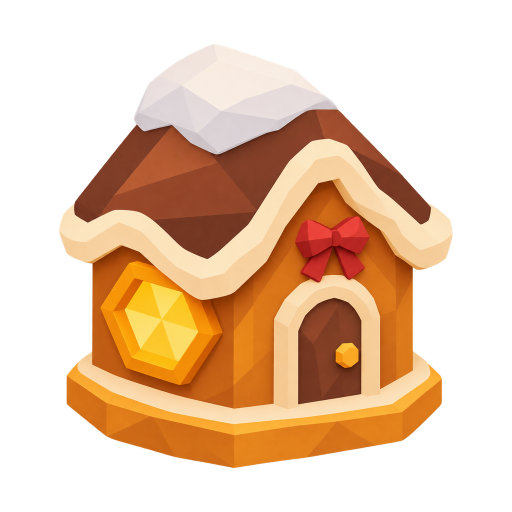
#> input picture design/art/winter-decor-v7/deco_winter_gingerbread_house.png, 1024 x 1024 px (shown at 1/2 size)
$ python -i package.py   (imports and definitions only)
#> lines starting #> are read from the running program, lines starting #| are printed output that depends on the picture
from pathlib import Path
from PIL import Image, ImageDraw, ImageFont, ImageChops
import json, shutil
P=Path(__file__).resolve().parent
R=P.parent.parent
# [1 line that did not run here, left out]
# [1 line not run here, left out]
def fit(path):
    im=Image.open(path).convert('RGBA')
    box=im.getchannel('A').point(lambda a:255 if a>128 else 0).getbbox()
    assert box
    im=im.crop((max(0,box[0]-8),max(0,box[1]-8),min(im.width,box[2]+8),min(im.height,box[3]+8)))
    im.thumbnail((860,860),Image.Resampling.LANCZOS)
    if max(im.size)<850:
        scale=min(860/im.width,860/im.height)
        im=im.resize((round(im.width*scale),round(im.height*scale)),Image.Resampling.LANCZOS)
    out=Image.new('RGBA',(1024,1024))
    out.alpha_composite(im,((1024-im.width)//2,(1024-im.height)//2))
    return out
checks={}
# [10 lines not run here, left out]
font=ImageFont.truetype(str(R/'outputs/hive-run/assets/Nunito-ExtraBold.ttf'),28)
small=ImageFont.truetype(str(R/'outputs/hive-run/assets/Nunito-Bold.ttf'),21)
board=Image.new('RGB',(1600,1120),'#FFF6E3');d=ImageDraw.Draw(board)
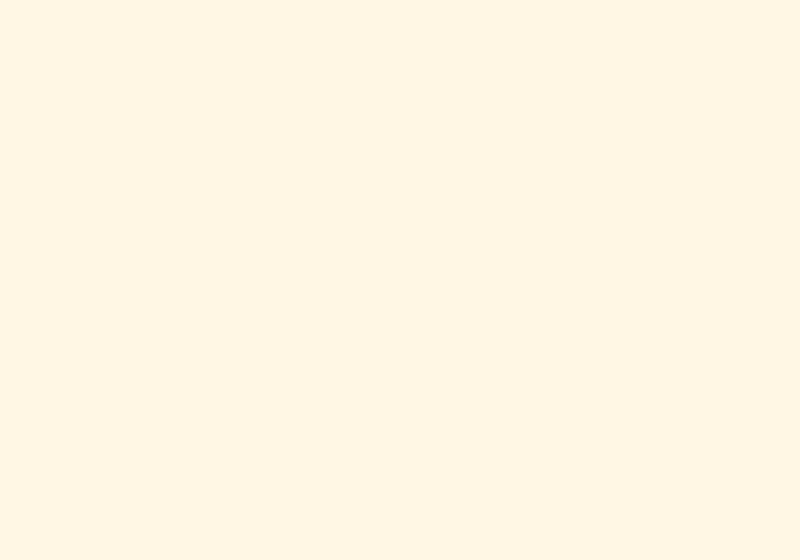
#> board: PIL image 1600x1120 RGB (shown at 1/2 size); mean R, G, B 255, 246, 227
# [2 lines not run here, left out]
items=[('deco_winter_mailbox','deco_winter_mailbox.png','Почтовый ящик'),('deco_winter_gingerbread_house','deco_winter_gingerbread_house.png','Домик')]
# [27 lines not run here, left out]

>>> result = fit('deco_winter_gingerbread_house.png')
#> in fit, im is the input picture: PIL image 1024x1024 RGBA; mean R, G, B, A 96.9, 65.9, 39.9, 116.7
#> in fit, `box=im.getchannel('A').point(lambda a:255 if a>128 else 0).getbbox()`: box = (118, 88, 905, 936)
#> in fit, `im=im.crop((max(0,box[0]-8),max(0,box[1]-8),min(im.width,box[2]+8),min..`:
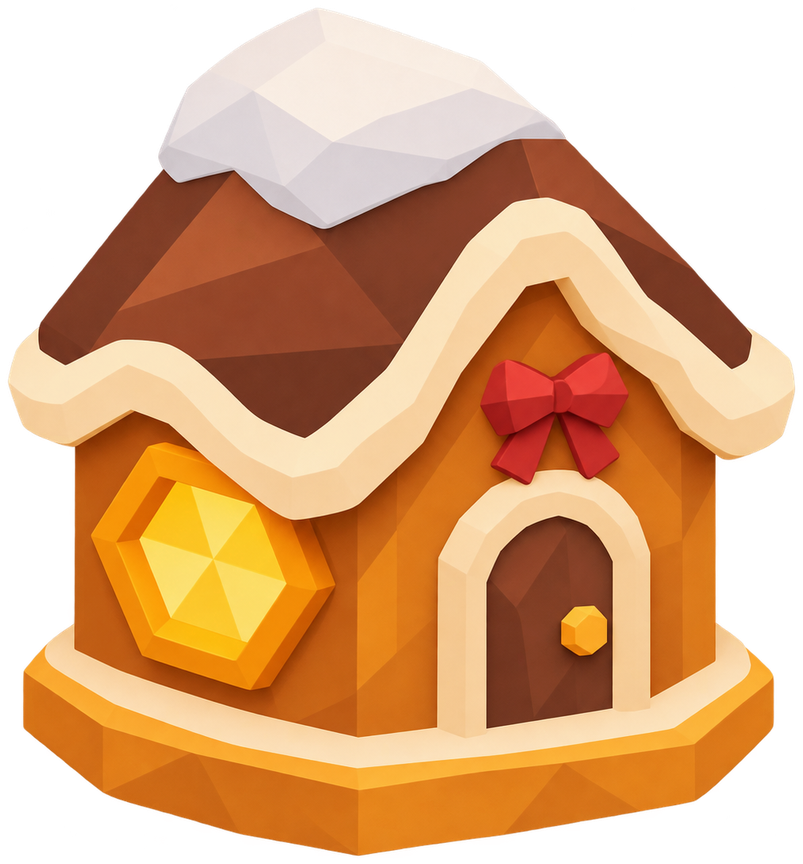
#> im: PIL image 803x864 RGBA; mean R, G, B, A 146.4, 99.7, 60.2, 176.4; transparent parts drawn white
#> in fit, `out=Image.new('RGBA',(1024,1024))`: out: PIL image 1024x1024 RGBA; every value is 0
#> in fit, `out.alpha_composite(im,((1024-im.width)//2,(1024-im.height)//2))`:
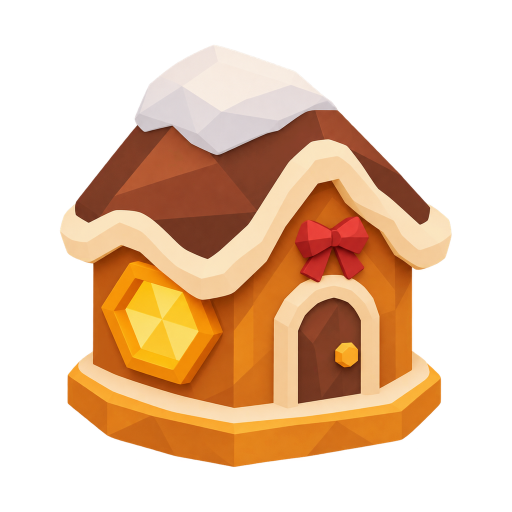
#> out: PIL image 1024x1024 RGBA (shown at 1/2 size); mean R, G, B, A 95.6, 65, 39.4, 115.6; transparent parts drawn white

$ run again, on design/art/winter-decor-v7/deco_winter_mailbox.webp
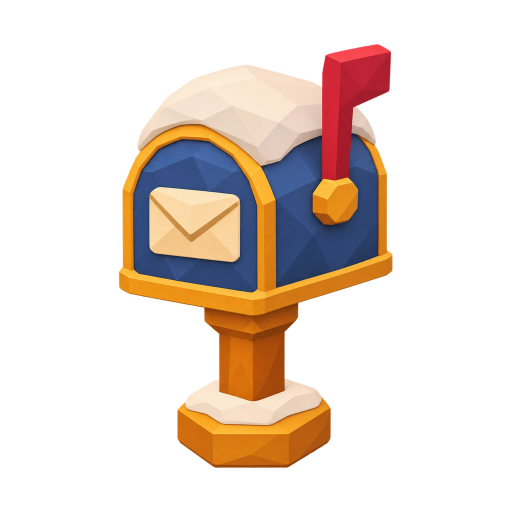
#> input picture design/art/winter-decor-v7/deco_winter_mailbox.webp, 1024 x 1024 px (shown at 1/2 size)
#> in fit, im is the input picture: PIL image 1024x1024 RGBA; mean R, G, B, A 112.4, 55.1, 45.4, 71.5
#> box = (238, 89, 785, 935)
#> in fit, `im=im.crop((max(0,box[0]-8),max(0,box[1]-8),min(im.width,box[2]+8),min..`:
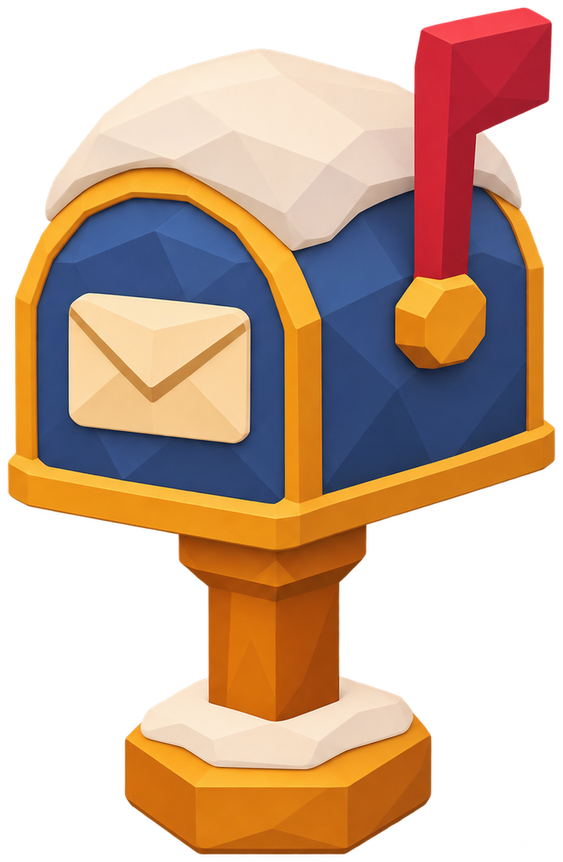
#> im: PIL image 563x862 RGBA; mean R, G, B, A 151.5, 86.3, 65.4, 154.4; transparent parts drawn white
